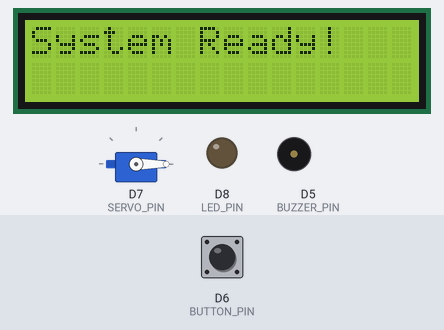
The sketch below on a simulated ESP8266 (NodeMCU). On the bench: 16×2 character LCD, servo, output pins drawn as LEDs (lit = HIGH), buzzer (waves = sounding, pin HIGH). Inputs (shaded band) come from the test bench; at power-on: D6 (BUTTON_PIN) HIGH. WiFi joins after 1.5 s; servers stay silent unless stated; the local clock reads 2024-03-15 10:24:30 at power-on unless the sketch sets it.

Above: at 2.0 s.
At 7.0 s:
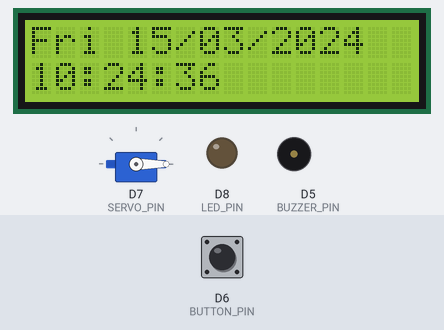
7.1 s: D6 (BUTTON_PIN) pulled LOW for 0.15 s
At 10.0 s:
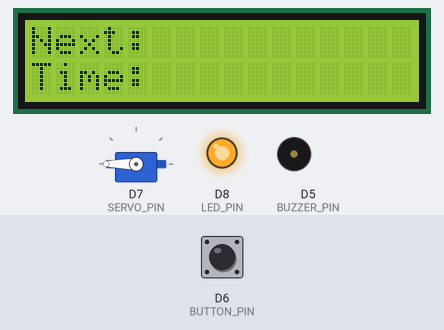
10.2 s: D6 (BUTTON_PIN) pulled LOW for 1 s
At 11.6 s:
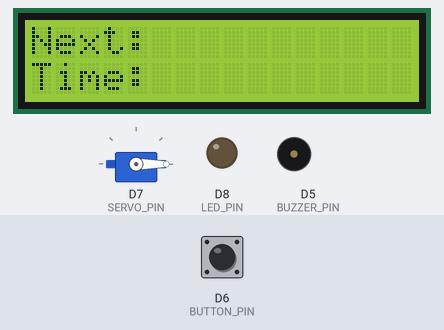
Timing chart, 0 to 13.2 s (numbered marks = the images above; inputs shaded):
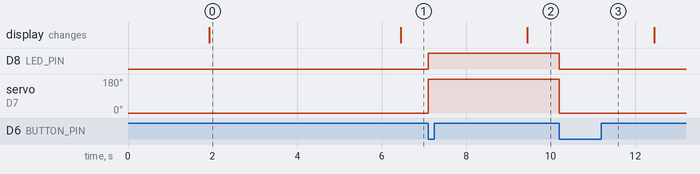

Measured:
- after the input at 7.1 s, D8 (LED_PIN): LOW → HIGH at once; servo on D7 (SERVO_PIN): 0° → 180° at once
- after the input at 10.2 s, D8 (LED_PIN): HIGH → LOW at once; servo on D7 (SERVO_PIN): 180° → 0° at once
- what the display in image 0 shows lasts 4.6 s, from 1.9 s to 6.5 s

The sketch:

SAARTHI_SmartHealthCompanionBox.ino
```cpp
/*
 * ============================================================
 *  SAARTHI (सारथि) — Smart Health Companion Box
 *  Automated Medication Reminder & Dispensing System
 * ------------------------------------------------------------
 *  Board       : NodeMCU ESP8266
 *  Platform    : Arduino / Blynk IoT
 *  Peripherals : 16x2 I2C LCD, SG90 Servo, Push Button,
 *                Active Buzzer, LED Strip
 *
 *  Team        : Rohan (24BEC104), Aftab (24BEC076),
 *                Dhruv (24BEC032), Prachetus (24BEC093),
 *                Samarth (24BEC107)
 *  Institute   : IIIT Jabalpur
 * ============================================================
 */

#define BLYNK_TEMPLATE_ID   "TMPL3OIgi2atY"
#define BLYNK_TEMPLATE_NAME "Medical Box"
#define BLYNK_AUTH_TOKEN    "5EtXNwBNyT8UMiQVreMEbruhev3DELQh"

#include <ESP8266WiFi.h>
#include <BlynkSimpleEsp8266.h>
#include <Servo.h>
#include <time.h>
#include <Wire.h>
#include <LiquidCrystal_I2C.h>

// --- Pin Definitions ---
#define BUZZER_PIN  D5
#define BUTTON_PIN  D6
#define SERVO_PIN   D7
#define LED_PIN     D8

// --- Peripherals & Objects ---
LiquidCrystal_I2C lcd(0x27, 16, 2);
Servo medServo;
BlynkTimer timer;

// --- Network Credentials ---
char ssid[] = "WIFI_SSID";
char pass[] = "WIFI_PASSWORD";

// --- Global State Variables ---
String medNames = "";
String medTimes = "";
String medCounts = "";
int lidStatus = 0;

String medicine[4];
String medTime[4];
String medCount[4];

bool servoOpen = false;
bool lastButtonState = HIGH;
bool medicineTaken = false;
bool alarmActive = false;
unsigned long alarmStartMillis = 0;
int currentAlarmIndex = -1;

unsigned long buzzerTimer = 0;
bool buzzerToggle = false;

String nextMedicineName = "";
String nextMedicineTime = "";
bool lcdPage = false;

// --- Blynk Virtual Pin Handlers ---
BLYNK_WRITE(V0) { medNames = param.asString(); }
BLYNK_WRITE(V1) { medTimes = param.asString(); }
BLYNK_WRITE(V2) { medCounts = param.asString(); }
BLYNK_WRITE(V3) { lidStatus = param.asInt(); }

// --- String Parsing Utility ---
void splitData() {
  int start = 0, end = 0;
  for (int i = 0; i < 4; i++) {
    end = medNames.indexOf(',', start);
    if (end == -1) end = medNames.length();
    medicine[i] = medNames.substring(start, end);
    start = end + 1;
  }

  start = 0;
  for (int i = 0; i < 4; i++) {
    end = medTimes.indexOf(',', start);
    if (end == -1) end = medTimes.length();
    medTime[i] = medTimes.substring(start, end);
    start = end + 1;
  }

  start = 0;
  for (int i = 0; i < 4; i++) {
    end = medCounts.indexOf(',', start);
    if (end == -1) end = medCounts.length();
    medCount[i] = medCounts.substring(start, end);
    start = end + 1;
  }
}

// --- Decrement Stock on Consumption ---
void decrementMedicineCount(int index) {
  if (index < 0 || index > 3) return;

  int count = medCount[index].toInt();
  if (count > 0) count -= 1;
  medCount[index] = String(count);

  String updatedCounts = medCount[0] + "," + medCount[1] + "," + medCount[2] + "," + medCount[3];
  medCounts = updatedCounts;

  Blynk.virtualWrite(V2, medCounts);
  Serial.printf("Updated count for %s: %s\n", medicine[index].c_str(), medCount[index].c_str());
}

// --- Status Table & Next Dose Calculation ---
void printTable() {
  splitData();

  time_t now = time(nullptr);
  struct tm *t = localtime(&now);
  int currentMinutes = t->tm_hour * 60 + t->tm_min;

  int nearestDiff = 9999;
  int nextIndex = -1;

  for (int i = 0; i < 4; i++) {
    if (medTime[i].length() < 5) continue;
    int hh = medTime[i].substring(0, 2).toInt();
    int mm = medTime[i].substring(3, 5).toInt();
    int diff = (hh * 60 + mm) - currentMinutes;

    if (diff >= 0 && diff < nearestDiff) {
      nearestDiff = diff;
      nextIndex = i;
    }
  }

  if (nextIndex >= 0) {
    nextMedicineName = medicine[nextIndex];
    nextMedicineTime = medTime[nextIndex];
    int hr = nearestDiff / 60;
    int mn = nearestDiff % 60;

    Blynk.virtualWrite(V4, nextMedicineName);
    Blynk.virtualWrite(V5, String(hr) + " hr " + String(mn) + " min");
  }
}

// --- Scheduled Medicine Check Routine ---
void checkMedicineTime() {
  splitData();

  time_t now = time(nullptr);
  struct tm *t = localtime(&now);
  char currentTime[6];
  sprintf(currentTime, "%02d:%02d", t->tm_hour, t->tm_min);

  for (int i = 0; i < 4; i++) {
    if (medTime[i] == String(currentTime)) {
      if (!alarmActive) {
        alarmActive = true;
        alarmStartMillis = millis();
        currentAlarmIndex = i;
        medicineTaken = false;
        Blynk.virtualWrite(V6, 0);
        digitalWrite(BUZZER_PIN, LOW);
      }
    }
  }

  if (alarmActive) {
    if (millis() - alarmStartMillis >= 120000) { // 2-minute alarm timeout
      alarmActive = false;
      if (!medicineTaken) {
        Blynk.virtualWrite(V6, 1); // Missed Dose Alert
        Serial.println("ALERT: Medicine Dose Missed!");
      }
      digitalWrite(BUZZER_PIN, LOW);
    }
  }
}

// --- LCD Display Rotation ---
void updateLCD() {
  time_t now = time(nullptr);
  struct tm *t = localtime(&now);

  char dayDate[17];
  char clockTime[17];
  strftime(dayDate, sizeof(dayDate), "%a %d/%m/%Y", t);
  strftime(clockTime, sizeof(clockTime), "%H:%M:%S", t);

  lcd.clear();
  if (!lcdPage) {
    lcd.setCursor(0, 0);
    lcd.print(dayDate);
    lcd.setCursor(0, 1);
    lcd.print(clockTime);
  } else {
    lcd.setCursor(0, 0);
    lcd.print("Next: ");
    lcd.print(nextMedicineName.substring(0, 10));
    lcd.setCursor(0, 1);
    lcd.print("Time: ");
    lcd.print(nextMedicineTime);
  }
  lcdPage = !lcdPage;
}

// --- Hardware Button & Buzzer Control ---
void handleButtonAndBuzzer() {
  bool buttonState = digitalRead(BUTTON_PIN);

  if (lastButtonState == HIGH && buttonState == LOW) {
    if (alarmActive && !medicineTaken) {
      medicineTaken = true;
      Blynk.virtualWrite(V6, 0);
      digitalWrite(BUZZER_PIN, LOW);
      decrementMedicineCount(currentAlarmIndex);
    }

    // Toggle servo latch & LED
    if (!servoOpen) {
      medServo.write(180);
      digitalWrite(LED_PIN, HIGH);
      servoOpen = true;
    } else {
      medServo.write(0);
      digitalWrite(LED_PIN, LOW);
      servoOpen = false;
    }
    delay(300); // Debounce delay
  }
  lastButtonState = buttonState;

  // Active buzzer pulsing during alarm window
  if (alarmActive && !medicineTaken) {
    if (millis() - buzzerTimer > 500) {
      buzzerTimer = millis();
      buzzerToggle = !buzzerToggle;
      digitalWrite(BUZZER_PIN, buzzerToggle ? HIGH : LOW);
    }
  } else if (!alarmActive) {
    digitalWrite(BUZZER_PIN, LOW);
  }
}

void setup() {
  Serial.begin(115200);

  Wire.begin(D2, D1); // SDA = D2, SCL = D1
  lcd.init();
  lcd.backlight();
  lcd.setCursor(0, 0);
  lcd.print("SAARTHI Box");
  lcd.setCursor(0, 1);
  lcd.print("Connecting Wi-Fi");

  pinMode(BUZZER_PIN, OUTPUT);
  pinMode(LED_PIN, OUTPUT);
  pinMode(BUTTON_PIN, INPUT_PULLUP);
  digitalWrite(BUZZER_PIN, LOW);
  digitalWrite(LED_PIN, LOW);

  medServo.attach(SERVO_PIN);
  medServo.write(0);

  Blynk.begin(BLYNK_AUTH_TOKEN, ssid, pass);

  // Sync NTP Time (IST = UTC + 5:30 -> 19800 sec offset)
  configTime(19800, 0, "pool.ntp.org", "time.nist.gov");

  lcd.clear();
  lcd.setCursor(0, 0);
  lcd.print("Syncing Time...");

  // Critical Bug Fix: Wait for NTP to sync before continuing
  while (time(nullptr) < 100000) {
    delay(500);
    Serial.print(".");
  }

  lcd.clear();
  lcd.setCursor(0, 0);
  lcd.print("System Ready!");
  delay(1500);

  Blynk.syncVirtual(V0);
  Blynk.syncVirtual(V1);
  Blynk.syncVirtual(V2);
  Blynk.syncVirtual(V3);

  timer.setInterval(5000L, printTable);
  timer.setInterval(1000L, checkMedicineTime);
  timer.setInterval(3000L, updateLCD);
}

void loop() {
  Blynk.run();
  timer.run();
  handleButtonAndBuzzer();
}
```
